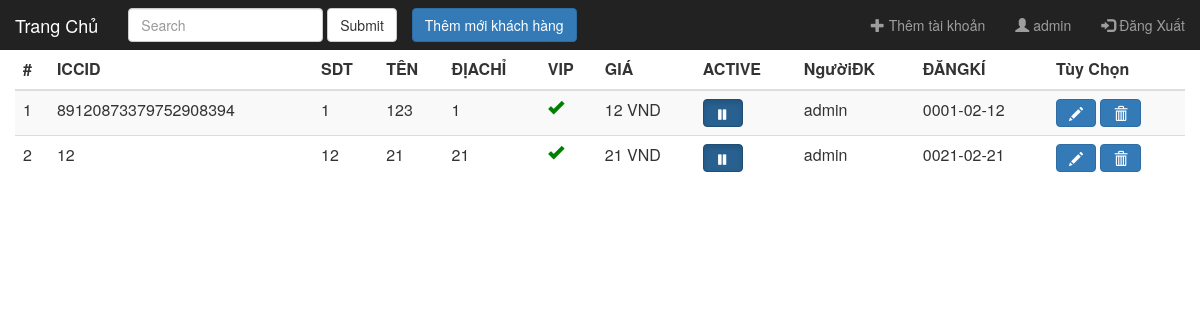
The page /index.php (signed in) on the database its author committed.
### tables this page shows
CREATE TABLE `users` (
  `id` int(10) UNSIGNED NOT NULL,
  `iccid` varchar(255) NOT NULL,
  `sdt` varchar(20) NOT NULL,
  `ten` varchar(100) NOT NULL,
  `diachi` varchar(255) NOT NULL,
  `vip` int(2) UNSIGNED NOT NULL DEFAULT '1',
  `gia` float UNSIGNED NOT NULL DEFAULT '0',
  `active` int(2) NOT NULL DEFAULT '1',
  `ngaydangki` date NOT NULL,
  `nguoigioithieu` varchar(255) DEFAULT NULL,
  `created` datetime NOT NULL,
  `modified` datetime NOT NULL
);

### customer.php (the view, shortened to what this page needs)
<div class="row">
    <div class="col-sm-12">
      <div class="table-responsive">
        <table class="table table-striped">
          <thead>
            <tr>
              <th>#</th>
              <th>ICCID</th>
              <th>SDT</th>
              <th>TÊN</th>
              <th>ĐỊACHỈ</th>
              <th>VIP</th>
              <th>GIÁ</th>
              <th>ACTIVE</th>
              <th>NgườiĐK</th>
              <th>ĐĂNGKÍ</th>
              <th>Tùy Chọn</th>
            </tr>
          </thead>
          <tbody>
    	<?php
    		$database = config_database();
				$conn = mysqli_connect($database["servername"], $database["username"], $database["password"], $database["dbname"]);
        $sql = "SELECT * FROM users WHERE nguoigioithieu IS NOT NULL ";
				$result = mysqli_query($conn, $sql);
				if (mysqli_num_rows($result) > 0) {
          $i = 1;
				    while($row = mysqli_fetch_assoc($result)) { ?>
				        <tr>
		                  <td><?php echo $i++; ?></td>
		                  <td><?php echo $row["iccid"]; ?></td>
		                  <td class="sdt" val="<?php echo $row["id"]; ?>"><?php echo $row["sdt"]; ?></td>
		                  <td class="ten" val="<?php echo $row["id"]; ?>"><?php echo $row["ten"]; ?></td>
		                  <td class="diachi" val="<?php echo $row["id"]; ?>"><?php echo $row["diachi"]; ?></td>
		                  <td class="vip" val="<?php echo $row["id"]; ?>" vip="<?php echo $row["vip"]; ?>">
                      <?php if ($row["vip"] == 1) {
                        echo "<font color=\"green\"><i class=\"glyphicon glyphicon-ok\"></i></font>";
                      } else {
                        echo "<font color=\"red\"><i class=\"glyphicon glyphicon-remove\"></i></font>";
                      }
                      ?>
                    </td>
		                  <td class="giatien" val="<?php echo $row["id"]; ?>"><?php echo number_format($row["gia"]); ?> VND</td>
		                  <td><?php
                      if ($row["active"] == 1) {
                        echo "<button class=\"btn btn-primary active\" value=\"".$row["id"]."\"><i class=\"glyphicon glyphicon-pause\"></i></button>";
                      } else {
                        echo "<button class=\"btn btn-primary active\" value=\"".$row["id"]."\"  ><i class=\"glyphicon glyphicon-play\"></i></button>";
                      }
                      ?></td>
                      <td><?php echo $row["nguoigioithieu"]; ?></td>
		                  <td><?php echo $row["ngaydangki"]; ?></td>
		                  <td>
		                  	<a href="" class="btn btn-primary myBtn" value="<?php echo $row["id"]; ?>"><i class="glyphicon glyphicon-pencil"></i></a>
		                  	<a href="deleteSql.php?id=<?php echo $row["id"]; ?>" class="btn btn-primary" value="<?php echo $row["id"]; ?>"
                        onclick=" confirm('Bạn có chắc xóa khách hàng này không!');">
                        <i class="glyphicon glyphicon-trash"></i>
                      </a>
		                  </td>
		                </tr>
				    <?php }
				}
          	?>
          </tbody>
        </table>
      </div>
    </div>
  </div>

### index.php (shortened to what this page needs)
<html>
<?php include 'include/header.php'; ?>
<body>
  <?php include 'include/menu_index.php'; ?>
    <div class="container-fluid">
      <?php if (isset($_SESSION["username"])): ?>
        <?php include 'customer.php'; ?>
      <?php else : ?>
        <?php include 'login.php'; ?>
      <?php endif ?>
    </div>
  </body>
</html>

### include/header.php (shortened to what this page needs)
<head>
	<link href="bootstrap-3.3.7/css/bootstrap.min.css" rel="stylesheet">
	<link href="css/dashboard.css" rel="stylesheet">
</head>

### include/menu_index.php
<?php if (isset($_SESSION["username"])): ?>
<nav class="navbar navbar-inverse navbar-fixed-top">
  <div class="container-fluid">
    <div class="navbar-header">
       <a class="navbar-brand" href="index.php">Trang Chủ</a>
    </div>
    <form class="navbar-form navbar-left" action="index.php" method="post">
      <div class="form-group">
        <input type="text" class="form-control" placeholder="Search" name="timImei">
      </div>
      <button type="submit" class="btn btn-default">Submit</button>
    </form>
    <button class="btn btn-primary navbar-btn" id="addCustomer">Thêm mới khách hàng</button>
    <ul class="nav navbar-nav navbar-right">
      <?php if ($_SESSION["username"] == "admin"): ?>
      <li><a href="addAccount.php"><span class="glyphicon glyphicon-plus"></span> Thêm tài khoản</a></li>
      <?php endif ?>
      <li><a href="#"><span class="glyphicon glyphicon-user"></span> <?php echo $_SESSION["username"]; ?></a></li>
      <li><a href="logout.php"><span class="glyphicon glyphicon-log-in"></span> Đăng Xuất</a></li>
    </ul>
  </div>
</nav>
<?php endif ?>

### css/dashboard.css (style rules this page uses)
body { padding-top: 50px; }
.navbar-fixed-top { border: 0; }

### rows shown on the page
users: iccid "89120873379752908394", sdt "1", ten "123", diachi "1", vip 1 (drawn), gia "12", $row["id"] 99 (drawn), nguoigioithieu "admin", ngaydangki "0001-02-12"
users: iccid "12", sdt "12", ten "21", diachi "21", vip 1 (drawn), gia "21", $row["id"] 268 (drawn), nguoigioithieu "admin", ngaydangki "0021-02-21"

### other values the page prints
$_SESSION["username"] "admin"
